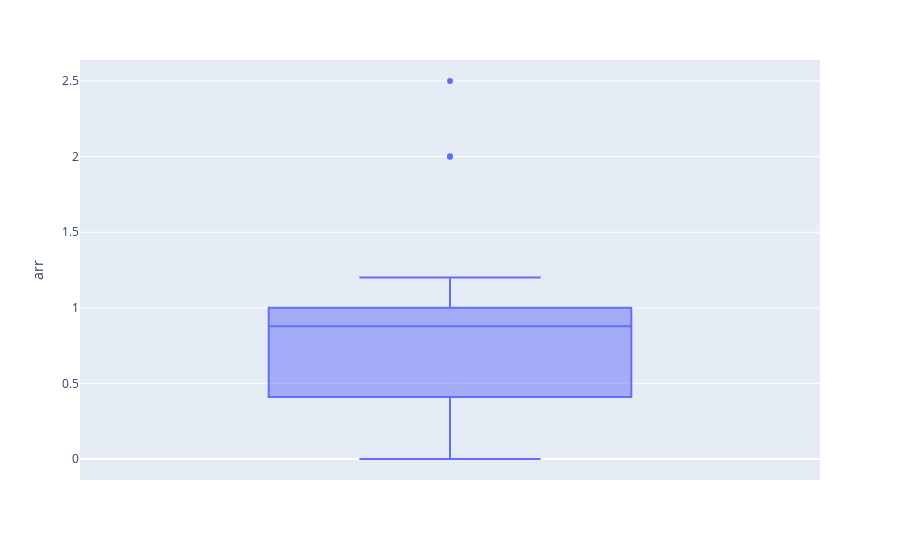

The code cell stored with this chart in its notebook:
### Code cell
fig = px.box(tester_df, y="arr") # showing distribution of assertion recovery rate
fig.show()

### Figure 1 — Plotly figure (JSON) as saved in the notebook; plotly's stock layout.template omitted (floating-point values rounded to 4 significant figures; data arrays with more than 128 entries replaced by an {"elided": "..."} marker saying what was removed)
{"data": [{"alignmentgroup": "True", "hovertemplate": "arr=%{y}<extra></extra>", "legendgroup": "", "marker": {"color": "#636efa"}, "name": "", "notched": false, "offsetgroup": "", "orientation": "v", "showlegend": false, "type": "box", "x0": " ", "xaxis": "x", "y": {"elided": "200 float values"}, "y0": " ", "yaxis": "y"}], "layout": {"boxmode": "group", "legend": {"tracegroupgap": 0}, "margin": {"t": 60}, "xaxis": {"anchor": "y", "domain": [0, 1]}, "yaxis": {"anchor": "x", "domain": [0, 1], "title": {"text": "arr"}}}}
